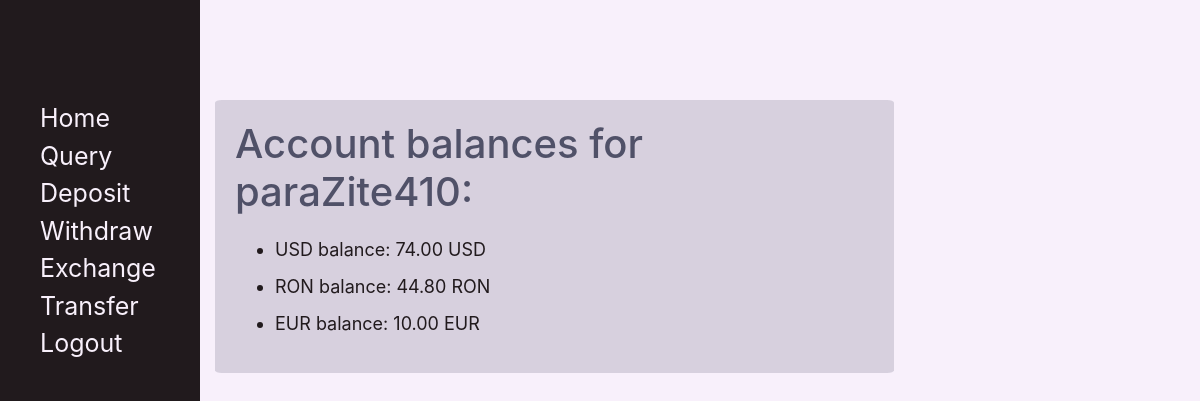
Before: /atm/query (signed in) with the older database file.
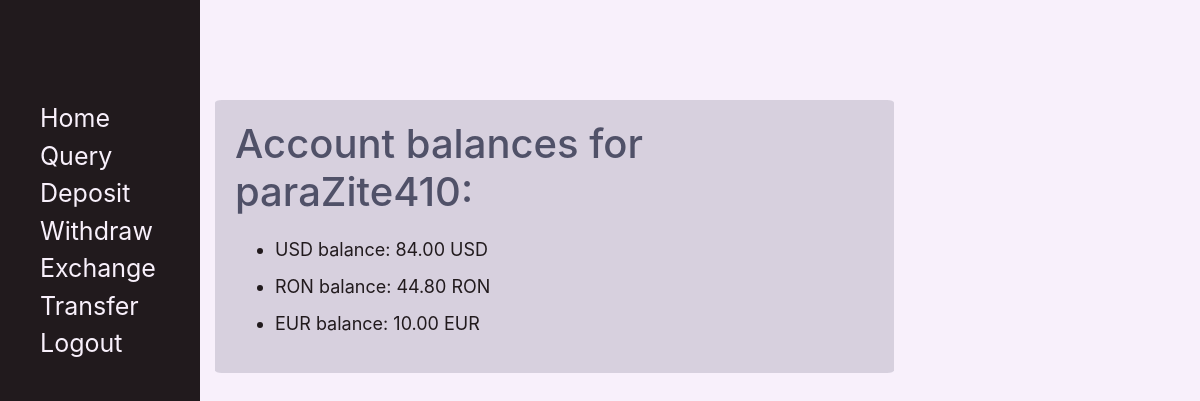
After: the same page with the newer database file.
### atm_app/models.py (models this page shows, shortened)
class Balance(models.Model):
    user = models.ForeignKey(User, on_delete = models.CASCADE)
    balance_currency = models.CharField(max_length = 3)
    balance_amount = models.DecimalField(max_digits = 10, decimal_places = 2, default = 0)

### atm_app/views.py (the view)
# urls.py: path('query', views.query, name='query'),
def query(request):
    if request.user.is_authenticated:
        try:
            balance_list = Balance.objects.filter(user=request.user)
        except Balance.DoesNotExist:
            balance_list = None
        template = loader.get_template('atm_app/query.html')
        context = {
            'username': request.user.username,
            'balance_list': balance_list,
        }
        return HttpResponse(template.render(context, request))
    else:
        return HttpResponseRedirect("/accounts/login")

### atm_app/templates/atm_app/query.html
{% extends 'template_base.html' %}
{% block content %}
	<h1 class="section-title">Account balances for {{ username }}:</h1>
	{% if balance_list %}
		<ul>
			{% for balance in balance_list %}
				<li class="balance-item">{{ balance.balance_currency }} balance: {{ balance.balance_amount }} {{ balance.balance_currency }} </li>
			{% endfor %}
		</ul>
	{% else %}
		<p>No balances available.</p>
	{% endif %}
{% endblock %}

Changed rows visible on the page:
changed Balance "USD": balance_amount "74.00" → "84.00"
